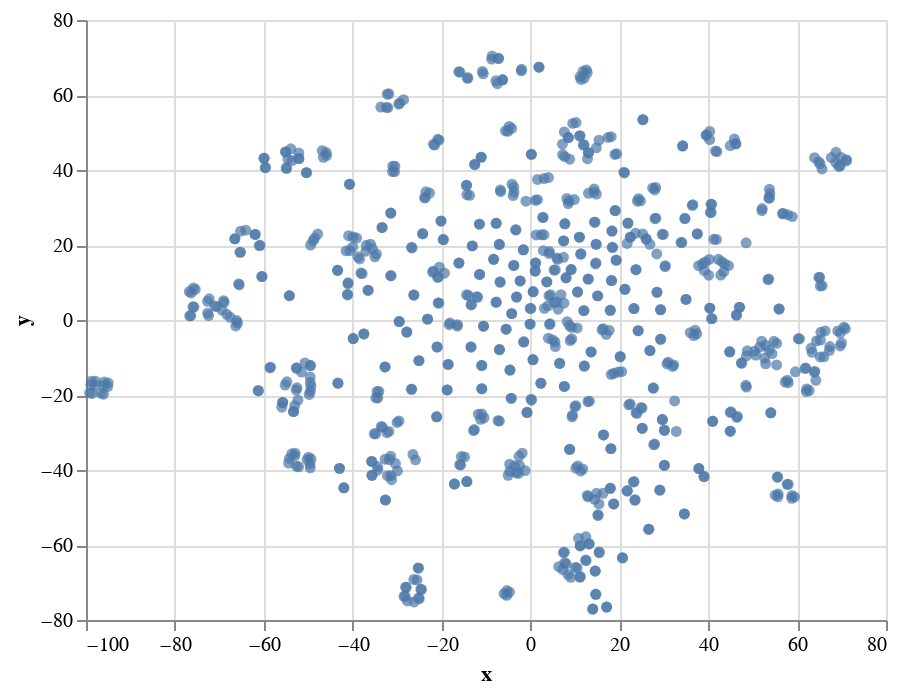

Write notebook code for a chart like this one.
### Code cell
# result_pca = PCA(n_components=2).fit_transform(X.T)
result_tsne = TSNE(n_components=2, perplexity=10).fit_transform(X.T)

tsne_df = pd.DataFrame(data=result_tsne, columns=['x','y'])

alt.Chart(tsne_df).mark_circle().encode(
    x='x:Q',
    y='y:Q'
)

### Figure 1 — Vega-Lite specification as saved in the notebook (floating-point values rounded to 4 significant figures; data arrays with more than 128 entries replaced by an {"elided": "..."} marker saying what was removed)
{"config": {"view": {"continuousWidth": 400, "continuousHeight": 300}}, "data": {"name": "data-1840e0a7a0696d077dbfaec35ccfe6b9"}, "mark": "circle", "encoding": {"x": {"type": "quantitative", "field": "x"}, "y": {"type": "quantitative", "field": "y"}}, "$schema": "https://vega.github.io/schema/vega-lite/v4.0.2.json", "datasets": {"data-1840e0a7a0696d077dbfaec35ccfe6b9": {"elided": "830 records"}}}
